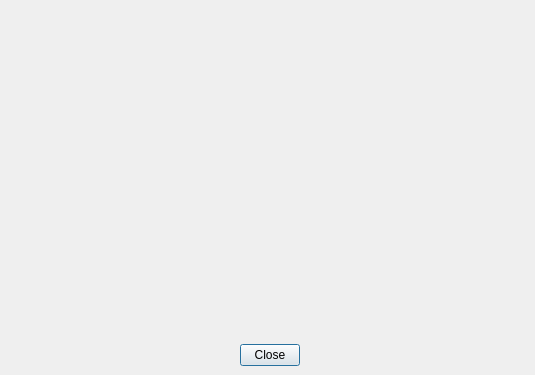
<?xml version="1.0" encoding="UTF-8"?>
<ui version="4.0">
 <class>UIWheelSetting</class>
 <widget class="QDialog" name="UIWheelSetting">
  <property name="geometry">
   <rect>
    <x>0</x>
    <y>0</y>
    <width>535</width>
    <height>375</height>
   </rect>
  </property>
  <property name="focusPolicy">
   <enum>Qt::StrongFocus</enum>
  </property>
  <property name="windowTitle">
   <string>Wheel Configuration</string>
  </property>
  <widget class="QLabel" name="label">
   <property name="geometry">
    <rect>
     <x>0</x>
     <y>0</y>
     <width>531</width>
     <height>320</height>
    </rect>
   </property>
   <property name="pixmap">
    <pixmap resource="../resources/resources.qrc">:/actions/wheel.png</pixmap>
   </property>
   <property name="scaledContents">
    <bool>true</bool>
   </property>
   <property name="alignment">
    <set>Qt::AlignCenter</set>
   </property>
  </widget>
  <widget class="QToolButton" name="tbUp">
   <property name="geometry">
    <rect>
     <x>130</x>
     <y>100</y>
     <width>31</width>
     <height>121</height>
    </rect>
   </property>
   <property name="focusPolicy">
    <enum>Qt::NoFocus</enum>
   </property>
   <property name="toolTip">
    <string>Up</string>
   </property>
   <property name="styleSheet">
    <string notr="true">QPushButton:hover,QToolButton:hover {
  background-color: rgba(117, 190, 218, 0.5); 
}
</string>
   </property>
   <property name="checkable">
    <bool>true</bool>
   </property>
   <property name="autoRaise">
    <bool>true</bool>
   </property>
  </widget>
  <widget class="QToolButton" name="tbX">
   <property name="geometry">
    <rect>
     <x>140</x>
     <y>50</y>
     <width>21</width>
     <height>31</height>
    </rect>
   </property>
   <property name="focusPolicy">
    <enum>Qt::NoFocus</enum>
   </property>
   <property name="toolTip">
    <string>X</string>
   </property>
   <property name="styleSheet">
    <string notr="true">QPushButton:hover,QToolButton:hover {
  background-color: rgba(117, 190, 218, 0.5); 
}
</string>
   </property>
   <property name="checkable">
    <bool>true</bool>
   </property>
   <property name="autoRaise">
    <bool>true</bool>
   </property>
  </widget>
  <widget class="QToolButton" name="tbY">
   <property name="geometry">
    <rect>
     <x>120</x>
     <y>30</y>
     <width>21</width>
     <height>31</height>
    </rect>
   </property>
   <property name="focusPolicy">
    <enum>Qt::NoFocus</enum>
   </property>
   <property name="toolTip">
    <string>Y</string>
   </property>
   <property name="styleSheet">
    <string notr="true">QPushButton:hover,QToolButton:hover {
  background-color: rgba(117, 190, 218, 0.5); 
}
</string>
   </property>
   <property name="checkable">
    <bool>true</bool>
   </property>
   <property name="autoRaise">
    <bool>true</bool>
   </property>
  </widget>
  <widget class="QToolButton" name="tbZ">
   <property name="geometry">
    <rect>
     <x>90</x>
     <y>20</y>
     <width>21</width>
     <height>31</height>
    </rect>
   </property>
   <property name="focusPolicy">
    <enum>Qt::NoFocus</enum>
   </property>
   <property name="toolTip">
    <string>Z</string>
   </property>
   <property name="styleSheet">
    <string notr="true">QPushButton:hover,QToolButton:hover {
  background-color: rgba(117, 190, 218, 0.5); 
}
</string>
   </property>
   <property name="checkable">
    <bool>true</bool>
   </property>
   <property name="autoRaise">
    <bool>true</bool>
   </property>
  </widget>
  <widget class="QToolButton" name="tbC">
   <property name="geometry">
    <rect>
     <x>420</x>
     <y>20</y>
     <width>21</width>
     <height>31</height>
    </rect>
   </property>
   <property name="focusPolicy">
    <enum>Qt::NoFocus</enum>
   </property>
   <property name="toolTip">
    <string>C</string>
   </property>
   <property name="styleSheet">
    <string notr="true">QPushButton:hover,QToolButton:hover {
  background-color: rgba(117, 190, 218, 0.5); 
}
</string>
   </property>
   <property name="checkable">
    <bool>true</bool>
   </property>
   <property name="autoRaise">
    <bool>true</bool>
   </property>
  </widget>
  <widget class="QToolButton" name="tbB">
   <property name="geometry">
    <rect>
     <x>400</x>
     <y>40</y>
     <width>21</width>
     <height>31</height>
    </rect>
   </property>
   <property name="focusPolicy">
    <enum>Qt::NoFocus</enum>
   </property>
   <property name="toolTip">
    <string>B</string>
   </property>
   <property name="styleSheet">
    <string notr="true">QPushButton:hover,QToolButton:hover {
  background-color: rgba(117, 190, 218, 0.5); 
}
</string>
   </property>
   <property name="checkable">
    <bool>true</bool>
   </property>
   <property name="autoRaise">
    <bool>true</bool>
   </property>
  </widget>
  <widget class="QToolButton" name="tbA">
   <property name="geometry">
    <rect>
     <x>370</x>
     <y>50</y>
     <width>21</width>
     <height>31</height>
    </rect>
   </property>
   <property name="focusPolicy">
    <enum>Qt::NoFocus</enum>
   </property>
   <property name="toolTip">
    <string>A</string>
   </property>
   <property name="styleSheet">
    <string notr="true">QPushButton:hover,QToolButton:hover {
  background-color: rgba(117, 190, 218, 0.5); 
}
</string>
   </property>
   <property name="checkable">
    <bool>true</bool>
   </property>
   <property name="autoRaise">
    <bool>true</bool>
   </property>
  </widget>
  <widget class="QToolButton" name="tbStart">
   <property name="geometry">
    <rect>
     <x>250</x>
     <y>90</y>
     <width>41</width>
     <height>30</height>
    </rect>
   </property>
   <property name="focusPolicy">
    <enum>Qt::NoFocus</enum>
   </property>
   <property name="toolTip">
    <string>Start</string>
   </property>
   <property name="styleSheet">
    <string notr="true">QPushButton:hover,QToolButton:hover {
  background-color: rgba(117, 190, 218, 0.5); 
}
</string>
   </property>
   <property name="checkable">
    <bool>true</bool>
   </property>
   <property name="autoRaise">
    <bool>true</bool>
   </property>
  </widget>
  <widget class="QToolButton" name="tbDown">
   <property name="geometry">
    <rect>
     <x>380</x>
     <y>100</y>
     <width>31</width>
     <height>131</height>
    </rect>
   </property>
   <property name="focusPolicy">
    <enum>Qt::NoFocus</enum>
   </property>
   <property name="toolTip">
    <string>Down</string>
   </property>
   <property name="styleSheet">
    <string notr="true">QPushButton:hover,QToolButton:hover {
  background-color: rgba(117, 190, 218, 0.5); 
}
</string>
   </property>
   <property name="checkable">
    <bool>true</bool>
   </property>
   <property name="autoRaise">
    <bool>true</bool>
   </property>
  </widget>
  <widget class="QLabel" name="lInfos">
   <property name="geometry">
    <rect>
     <x>50</x>
     <y>330</y>
     <width>191</width>
     <height>41</height>
    </rect>
   </property>
   <property name="alignment">
    <set>Qt::AlignCenter</set>
   </property>
  </widget>
  <widget class="QDialogButtonBox" name="padButtons">
   <property name="geometry">
    <rect>
     <x>240</x>
     <y>340</y>
     <width>60</width>
     <height>30</height>
    </rect>
   </property>
   <property name="standardButtons">
    <set>QDialogButtonBox::Close</set>
   </property>
  </widget>
  <widget class="QToolButton" name="tbAxis1Left">
   <property name="geometry">
    <rect>
     <x>30</x>
     <y>70</y>
     <width>30</width>
     <height>151</height>
    </rect>
   </property>
   <property name="focusPolicy">
    <enum>Qt::NoFocus</enum>
   </property>
   <property name="toolTip">
    <string>Left</string>
   </property>
   <property name="styleSheet">
    <string notr="true">QPushButton:hover,QToolButton:hover {
  background-color: rgba(117, 190, 218, 0.5);
}
</string>
   </property>
   <property name="checkable">
    <bool>true</bool>
   </property>
   <property name="autoRaise">
    <bool>true</bool>
   </property>
  </widget>
 </widget>
 <resources>
  <include location="../resources/resources.qrc"/>
 </resources>
 <connections>
  <connection>
   <sender>padButtons</sender>
   <signal>rejected()</signal>
   <receiver>UIWheelSetting</receiver>
   <slot>reject()</slot>
   <hints>
    <hint type="sourcelabel">
     <x>20</x>
     <y>20</y>
    </hint>
    <hint type="destinationlabel">
     <x>20</x>
     <y>20</y>
    </hint>
   </hints>
  </connection>
 </connections>
</ui>
